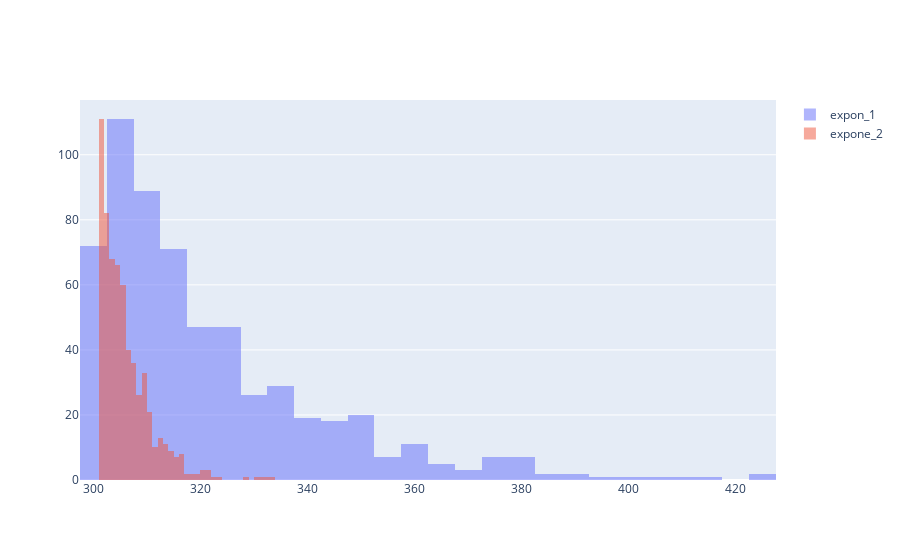

Notebook source saved alongside this figure:
### Code cell
fig = go.Figure()
fig.add_trace(go.Histogram(x=expon_1, name='expon_1'))
fig.add_trace(go.Histogram(x=expon_2, name='expone_2'))

# Overlay both histograms
fig.update_layout(barmode='overlay')
# Reduce opacity to see both histograms
fig.update_traces(opacity=0.5)
fig.show()

### Figure 1 — Plotly figure (JSON) as saved in the notebook; plotly's stock layout.template omitted (floating-point values rounded to 4 significant figures; data arrays with more than 128 entries replaced by an {"elided": "..."} marker saying what was removed)
{"data": [{"name": "expon_1", "opacity": 0.5, "type": "histogram", "x": {"elided": "600 float values"}}, {"name": "expone_2", "opacity": 0.5, "type": "histogram", "x": {"elided": "620 float values"}}], "layout": {"barmode": "overlay"}}
